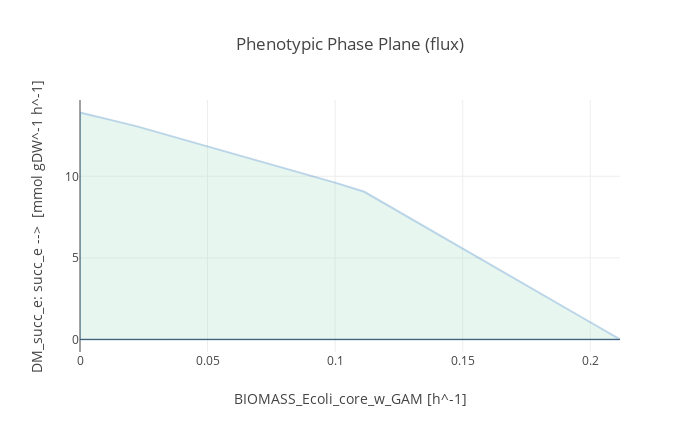

The cell this chart's notebook holds for it:
### Code cell
production_envelope = phenotypic_phase_plane(model, 
                                             variables=[model.reactions.BIOMASS_Ecoli_core_w_GAM],
                                             objective=model.metabolites.succ_e)
production_envelope.plot()

### Figure 1 — Plotly figure (JSON) as saved in the notebook; plotly's stock layout.template omitted (floating-point values rounded to 4 significant figures)
{"data": [{"fill": "toself", "fillcolor": "#B3E2CD", "hoverinfo": "none", "marker": {"line": {"color": "#B3E2CD"}, "opacity": 0.3}, "mode": "lines", "name": "WT", "opacity": 0.3, "type": "scatter", "x": [0, 0.01114, 0.02228, 0.03342, 0.04456, 0.0557, 0.06684, 0.07798, 0.08912, 0.1003, 0.1114, 0.1225, 0.1337, 0.1448, 0.156, 0.1671, 0.1782, 0.1894, 0.2005, 0.2117, 0.2117, 0.2005, 0.1894, 0.1782, 0.1671, 0.156, 0.1448, 0.1337, 0.1225, 0.1114, 0.1003, 0.08912, 0.07798, 0.06684, 0.0557, 0.04456, 0.03342, 0.02228, 0.01114, 0, 0, 0], "y": [0, 0, 0, 0, 0, 0, 0, 0, 0, 0, 0, 0, 0, 0, 0, 0, 0, 0, 0, 0, 2.076e-14, 1.006, 2.012, 3.017, 4.023, 5.029, 6.035, 7.041, 8.046, 9.052, 9.599, 10.09, 10.59, 11.08, 11.58, 12.07, 12.57, 13.06, 13.49, 13.91, 0, 13.91]}], "layout": {"height": 432, "title": "Phenotypic Phase Plane (flux)", "width": 700, "xaxis": {"title": "BIOMASS_Ecoli_core_w_GAM [h^-1]"}, "yaxis": {"title": "DM_succ_e: succ_e -->  [mmol gDW^-1 h^-1]"}}}
